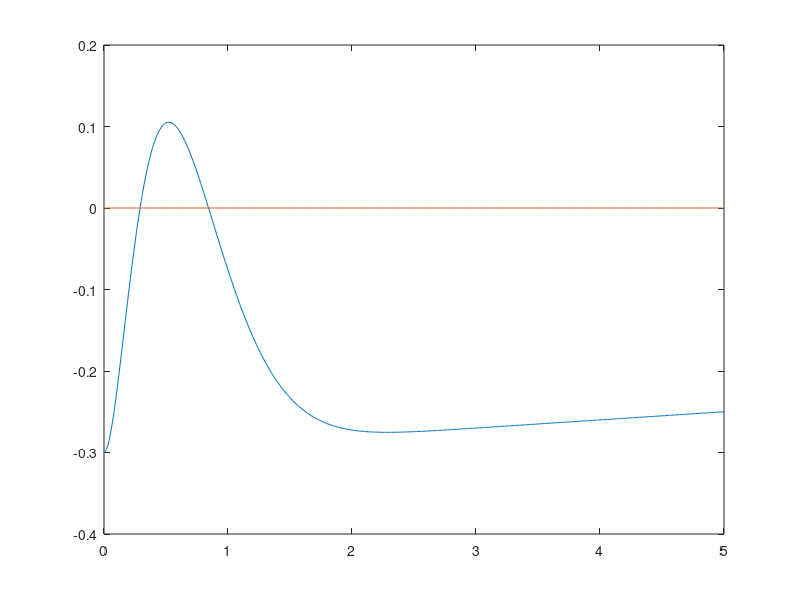

Here is the MATLAB script that generated this plot:
A=1;
B=7;
C=1;
D=0;

#range of x:
x=0:0.01:5;

#my function y=f(x)
y=10*sin(A*x).^2.*exp(-B*x/2) + 0.01*(C+D)*x-0.3;
#after correcting my mistakes, roots are ind: (0.2,0.3), and  (0.8,0.9)
y0=zeros(1,length(x));
plot(x,y,x,y0)

fsolve(@(x)10*sin(A*x).^2.*exp(-B*x/2) + 0.01*(C+D)*x-0.3,0.2)
fsolve(@(x)10*sin(A*x).^2.*exp(-B*x/2) + 0.01*(C+D)*x-0.3,0.8)